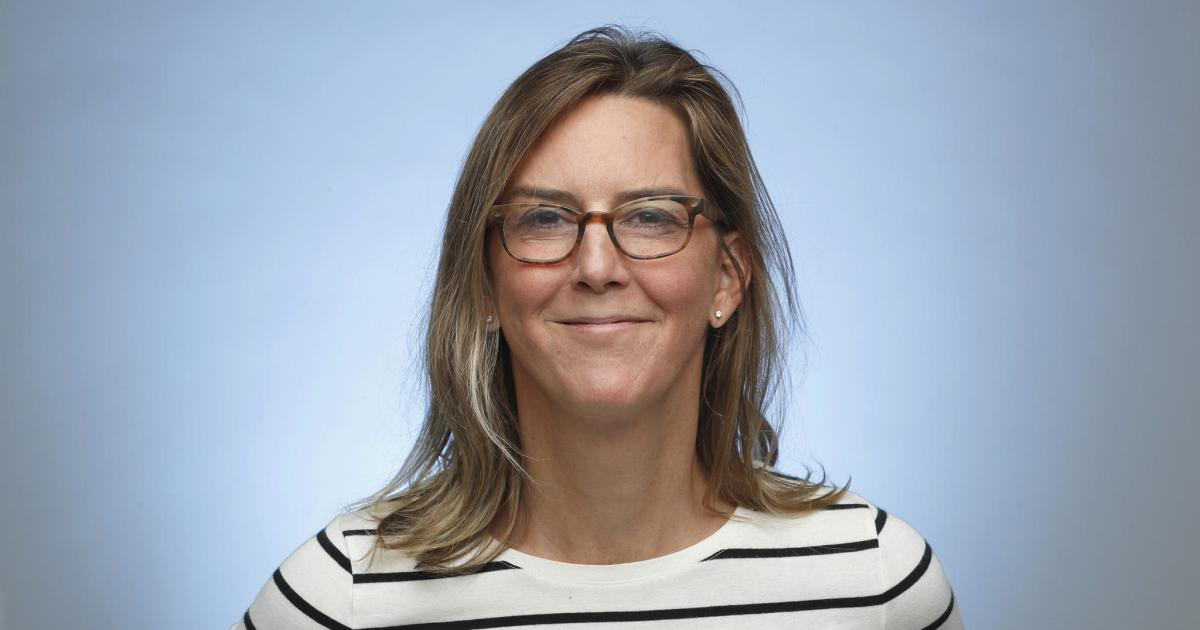
#> input picture BiiMRustCol/DataSets/MasterClasses/No/00000201.jpg, 1200 x 630 px, given as the content of the folder ../DataSets/MasterClasses/No/00000201.jpg, which was not available
$ python hash_and_search.py --haystack ../DataSets/MasterClasses/No/00000201.jpg --needles '../DataSets/MasterClasses/No/00000236 (2).jpg'
#> lines starting #> are read from the running program, lines starting #| are printed output that depends on the picture; pictures that were not available may be replaced by others from this repository, and a replacement may not be noted
# USAGE
# python hash_and_search.py --haystack haystack --needles needles

# import the necessary packages
from imutils import paths
import argparse
import time
import sys
import cv2
import os

def dhash(image, hashSize=8):
	# resize the input image, adding a single column (width) so we
	# can compute the horizontal gradient
	resized = cv2.resize(image, (hashSize + 1, hashSize))

	# compute the (relative) horizontal gradient between adjacent
	# column pixels
	diff = resized[:, 1:] > resized[:, :-1]

	# convert the difference image to a hash
	return sum([2 ** i for (i, v) in enumerate(diff.flatten()) if v])

# construct the argument parse and parse the arguments
ap = argparse.ArgumentParser()
ap.add_argument("-a", "--haystack", required=True,
	help="dataset of images to search through (i.e., the haytack)")
ap.add_argument("-n", "--needles", required=True,
	help="set of images we are searching for (i.e., needles)")
args = vars(ap.parse_args())

# grab the paths to both the haystack and needle images
print("[INFO] computing hashes for haystack...")
haystackPaths = list(paths.list_images(args["haystack"]))
needlePaths = list(paths.list_images(args["needles"]))

# remove the `\` character from any filenames containing a space
# (assuming you're executing the code on a Unix machine)
if sys.platform != "win32":
	haystackPaths = [p.replace("\\", "") for p in haystackPaths]
	needlePaths = [p.replace("\\", "") for p in needlePaths]

# grab the base subdirectories for the needle paths, initialize the
# dictionary that will map the image hash to corresponding image,
# hashes, then start the timer
BASE_PATHS = set([p.split(os.path.sep)[-2] for p in needlePaths]) #[-2]
haystack = {}
start = time.time()

# loop over the haystack paths
for p in haystackPaths:
	# load the image from disk
	image = cv2.imread(p)
#> image is the input picture: shape (630, 1200, 3); mean B, G, R 175.8, 162.2, 153.2

	# if the image is None then we could not load it from disk (so
	# skip it)
	if image is None:
		continue

	# convert the image to grayscale and compute the hash
	image = cv2.cvtColor(image, cv2.COLOR_BGR2GRAY)
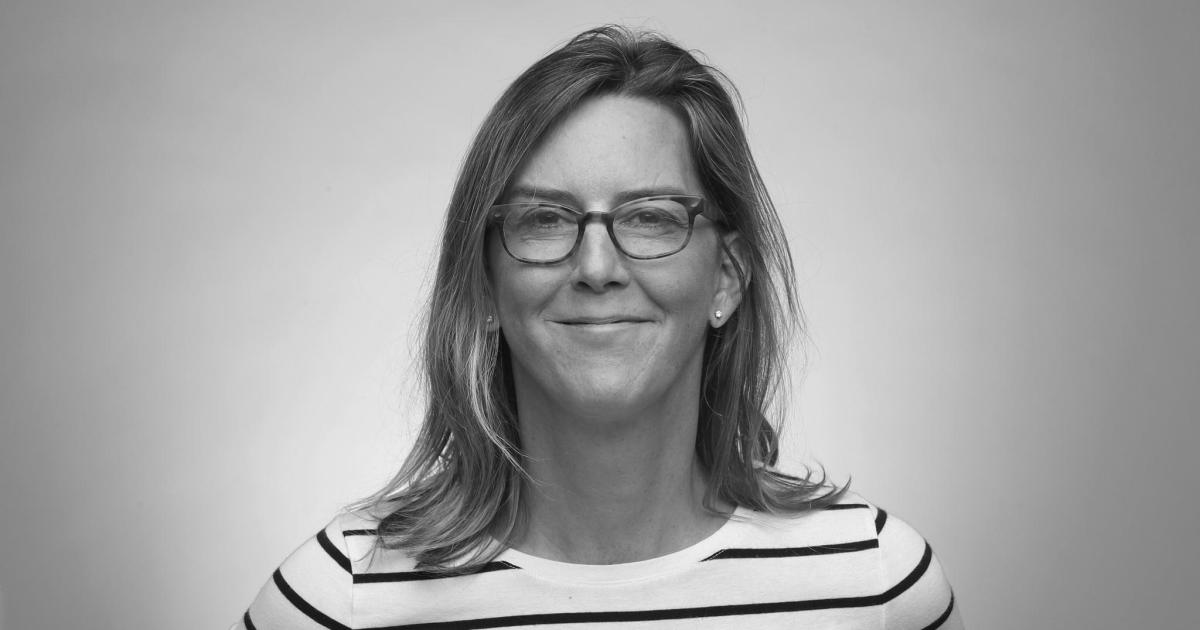
#> image: shape (630, 1200); min 6, max 252, mean 161
	imageHash = dhash(image)
#> imageHash = 1957705927430448919

	# update the haystack dictionary
	l = haystack.get(imageHash, [])
#> l = []
	l.append(p)
	haystack[imageHash] = l

# show timing for hashing haystack images, then start computing the
# hashes for needle images
print("[INFO] processed {} images in {:.2f} seconds".format(
	len(haystack), time.time() - start))
print("[INFO] computing hashes for needles...")

# loop over the needle paths
for p in needlePaths:
	# load the image from disk
	image = cv2.imread(p)

	# if the image is None then we could not load it from disk (so
	# skip it)
	if image is None:
		continue

	# convert the image to grayscale and compute the hash
	image = cv2.cvtColor(image, cv2.COLOR_BGR2GRAY)
	imageHash = dhash(image)

	# grab all image paths that match the hash
	matchedPaths = haystack.get(imageHash, [])
#> matchedPaths = 1 item

	# loop over all matched paths
	for matchedPath in matchedPaths:
		# extract the subdirectory from the image path
		b = p.split(os.path.sep)[-2] #[-2]

		# if the subdirectory exists in the base path for the needle
		# images, remove it
		if b in BASE_PATHS:
			BASE_PATHS.remove(b)
#> this loop made 1 pass
#> b on pass 1: '_only'
#> after the loop, BASE_PATHS = 0 items

# display directories to check
print("[INFO] check the following directories...")

# loop over each subdirectory and display it
for b in BASE_PATHS:
	print("[INFO] {}".format(b))
#> this loop made 0 passes

$ run again, on BiiMRustCol/DataSets/MasterClasses/No/00000236 (2).jpg
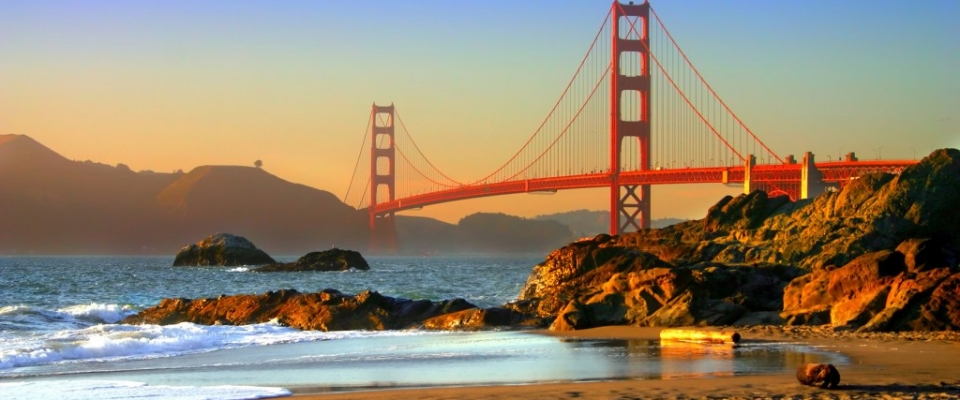
#> input picture BiiMRustCol/DataSets/MasterClasses/No/00000236 (2).jpg, 960 x 400 px, given as the content of the folder ../DataSets/MasterClasses/No/00000236 (2).jpg, which was not available
#> image is the input picture: shape (400, 960, 3); mean B, G, R 111.8, 133.6, 148.4
#> `image = cv2.cvtColor(image, cv2.COLOR_BGR2GRAY)`:
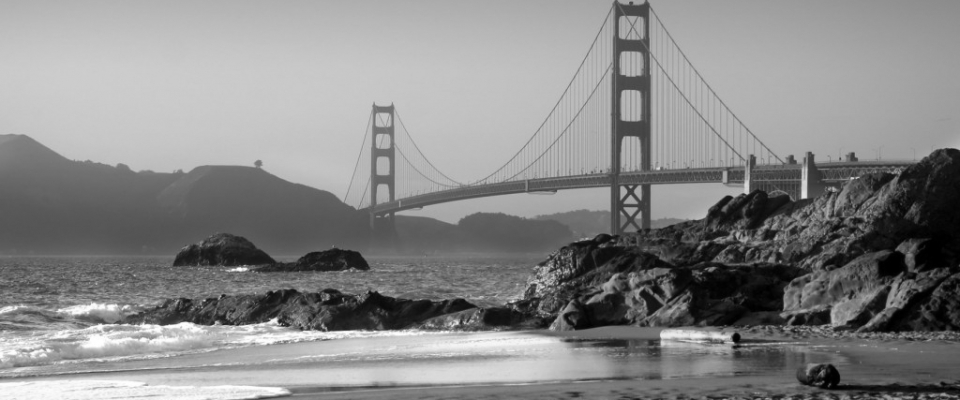
#> image: shape (400, 960); min 0, max 255, mean 135.5
#> imageHash = 10028018131165315072
#> l = []
#> matchedPaths = 1 item
#> the loop `for matchedPath in matchedPaths:` made 1 pass
#> b on pass 1: '_only'
#> after the loop `for matchedPath in matchedPaths:`: BASE_PATHS = 0 items
